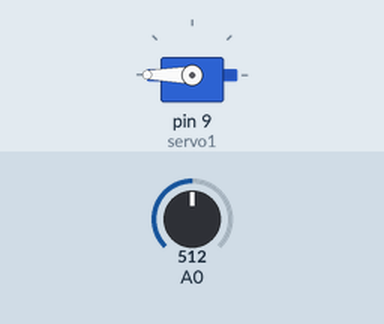
The sketch below on a simulated Arduino Uno, built with avr-gcc and run on an emulated ATmega328P. On the bench: servo. The inputs (shaded band) are chosen by the test bench; at power-on: A0 = 512.

Above: at 1.2 s.
1.3 s: A0 set to 101
2.8 s: A0 set to 86
At 3.5 s:
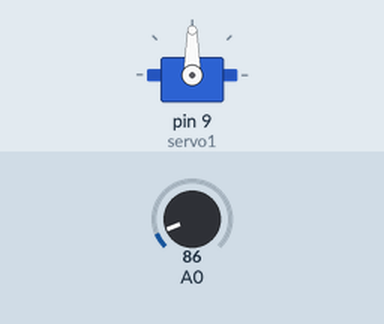
4.3 s: A0 set to 122
At 4.7 s:
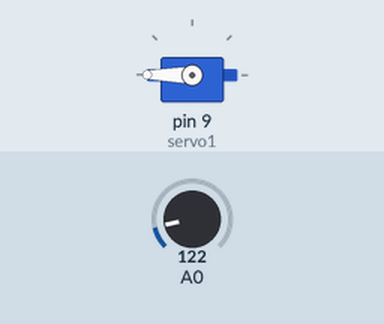
5.8 s: A0 set to 80
At 7.0 s:
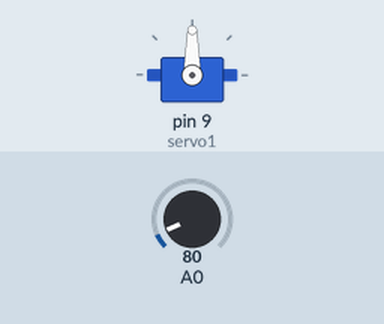
Timing chart, 0 to 8.3 s (numbered marks = the images above; inputs shaded):
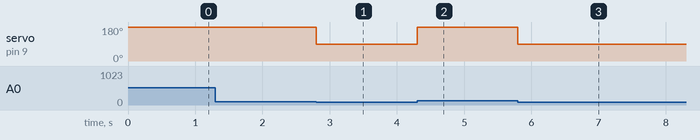

The sketch:

photoServoBudicMarin2.ino
```cpp
#include <Servo.h>
Servo servo1;

void setup() {
  // put your setup code here, to run once:
  servo1.attach(9);
}

void loop() {
  // put your main code here, to run repeatedly:

  int lightValue=analogRead(A0);
  if(lightValue<=90)
  {
    lightValue=map(lightValue,0,90,90,90);
  }
  else if(lightValue>90)
  {
    lightValue=map(lightValue,0,1023,180,180);
  }

  servo1.write(lightValue);
}
```

Measured:
- the behaviour switches between 91 and 90 on A0 (found by bisection; images 0 and 1)
- after the input at 1.3 s, every drawn part: stays the same
- after the input at 2.8 s, servo on pin 9 (servo1): 180° → 90° at once
- after the input at 4.3 s, servo on pin 9 (servo1): 90° → 180° at once
- after the input at 5.8 s, servo on pin 9 (servo1): 180° → 90° at once
